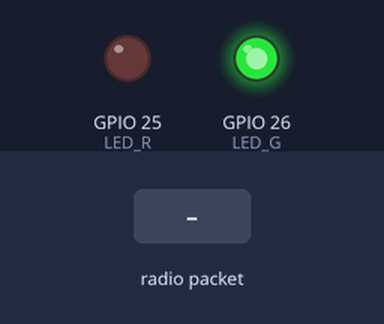
A sketch run on a simulated ESP32. Parts: output pins drawn as LEDs (lit = HIGH). The test bench sets the inputs (shaded band). WiFi joins after 1.5 s; servers stay silent unless stated; uploads are accepted with an empty reply; no radio packets arrive unless stated; what the sketch prints to the serial monitor is not drawn.

Above: at 3.0 s.
3.1 s: radio packet "1" arrives
At 4.0 s:
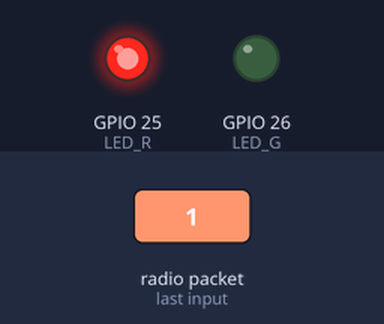
4.6 s: radio packet "0" arrives
At 5.2 s:
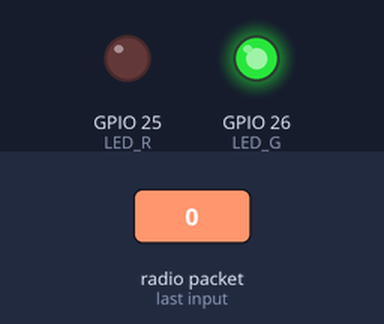
Timing chart, 0 to 7.6 s (numbered marks = the images above; inputs shaded):
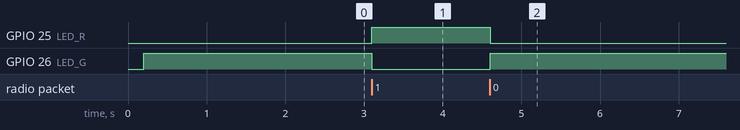

Measured:
- after the input at 3.1 s, GPIO 25 (LED_R): LOW → HIGH at once; GPIO 26 (LED_G): HIGH → LOW at once
- after the input at 4.6 s, GPIO 25 (LED_R): HIGH → LOW at once; GPIO 26 (LED_G): LOW → HIGH at once

The sketch:

RX.ino
```cpp
#include <SPI.h>
#include <LoRa.h>
#include <WiFi.h>
#include <WiFiClientSecure.h>

// --------- LoRa (SX1276/78) ----------
#define LORA_SS    5
#define LORA_RST   14
#define LORA_DIO0  2
const long LORA_FREQ = 915E6;    // CL/LatAm
// SPI por defecto ESP32: SCK=18, MISO=19, MOSI=23

// --------- WiFi ----------
const char* WIFI_SSID = "F.R.I.D.A.Y";
const char* WIFI_PASS = "T.Stark23";

// --------- Supabase ----------
const char* SUPABASE_HOST = "otnuagiyetnkaxbbxffh.supabase.co";
const int   SUPABASE_PORT = 443;
const char* SUPABASE_API_KEY = "eyJhbGciOiJIUzI1NiIsInR5cCI6IkpXVCJ9.eyJpc3MiOiJzdXBhYmFzZSIsInJlZiI6Im90bnVhZ2l5ZXRua2F4YmJ4ZmZoIiwicm9sZSI6ImFub24iLCJpYXQiOjE3NTc1NDA2NDAsImV4cCI6MjA3MzExNjY0MH0.xpU_RbG6zwyqRpkzxvYqQmLPChb4V49wjvHtFb4xIPE"; // anon key

const char* DEVICE_ID = "4bb61efc-6b58-4f75-b150-f3a8ed573bb3";  // UUID (verifica completo)

WiFiClientSecure https; // (no usado directamente; lo dejo por si lo necesitas)

// --------- LEDs (rojo/verde) ----------
const int LED_R = 25;
const int LED_G = 26;

// ================== Utilidades ==================
inline void setLed(bool ocupado) {
  // Asume conexión directa (HIGH=encendido). Ajusta según tu hardware.
  if (ocupado) { // Rojo
    digitalWrite(LED_R, HIGH);
    digitalWrite(LED_G, LOW);
  } else {       // Verde
    digitalWrite(LED_R, LOW);
    digitalWrite(LED_G, HIGH);
  }
}

void setupLeds() {
  pinMode(LED_R, OUTPUT);
  pinMode(LED_G, OUTPUT);
  setLed(false);
}

void setupLoRa() {
  SPI.begin(18, 19, 23, LORA_SS);          // SCK, MISO, MOSI, SS
  LoRa.setPins(LORA_SS, LORA_RST, LORA_DIO0);
  if (!LoRa.begin(LORA_FREQ)) {
    Serial.println("Error iniciando LoRa");
    while (1) delay(1000);
  }
  Serial.println("LoRa RX listo @915 MHz.");
}

void connectWiFi() {
  if (WiFi.status() == WL_CONNECTED) return;
  WiFi.mode(WIFI_STA);
  WiFi.begin(WIFI_SSID, WIFI_PASS);
  Serial.print("Conectando WiFi");
  unsigned long t0 = millis();
  while (WiFi.status() != WL_CONNECTED) {
    delay(400);
    Serial.print(".");
    if (millis() - t0 > 20000) {
      Serial.println("\nTimeout WiFi, reintentando...");
      WiFi.disconnect(true);
      WiFi.begin(WIFI_SSID, WIFI_PASS);
      t0 = millis();
    }
  }
  Serial.print("\nWiFi OK. IP: ");
  Serial.println(WiFi.localIP());
}

// ================== HTTP a Supabase ==================
bool postOcupado(bool ocupado) {
  // --- Diagnóstico DNS ---
  IPAddress ip;
  if (!WiFi.hostByName(SUPABASE_HOST, ip)) {
    Serial.println("[ERR] DNS no resolvió el host de Supabase");
    Serial.print("Host: "); Serial.println(SUPABASE_HOST);
    Serial.print("WiFi.status: "); Serial.println(WiFi.status());
    return false;
  }
  Serial.print("[OK] DNS -> "); Serial.println(ip.toString());

  // --- Abrir conexión TLS (una por petición) ---
  WiFiClientSecure cli;
  cli.setInsecure();               // para prototipo; en prod usa CA + NTP
  cli.setTimeout(12000);

  Serial.print("[TLS] Conectando a "); Serial.print(SUPABASE_HOST); Serial.print(":"); Serial.println(SUPABASE_PORT);
  if (!cli.connect(SUPABASE_HOST, SUPABASE_PORT)) {   // IMPORTANTE: usa el HOST, no la IP, para SNI
    Serial.println("[ERR] Fallo conectando TLS a Supabase (SNI/puerto/DNS/red)");
    Serial.print("RSSI: "); Serial.println(WiFi.RSSI());
    return false;
  }
  Serial.println("[TLS] Conectado");

  // --- Construir request ---
  const String path = "/rest/v1/rpc/set_estacionamiento_estado";
  String body = String("{\"p_device_id\":\"") + DEVICE_ID + "\"," +
                "\"p_ocupado\":" + (ocupado ? "true" : "false") + "," +
                "\"p_metodo\":0}";  // 0 = sensor

  String req =
      String("POST ") + path + " HTTP/1.1\r\n" +
      "Host: " + SUPABASE_HOST + "\r\n" +
      "apikey: " + SUPABASE_API_KEY + "\r\n" +
      "Authorization: Bearer " + SUPABASE_API_KEY + "\r\n" +
      "Accept: application/json\r\n" +
      "Content-Type: application/json\r\n" +
      "Content-Length: " + String(body.length()) + "\r\n" +
      "Connection: close\r\n\r\n" +
      body;

  cli.print(req);

  // --- Esperar respuesta ---
  unsigned long t0 = millis();
  while (cli.connected() && !cli.available()) {
    if (millis() - t0 > 12000) {
      Serial.println("[ERR] Timeout esperando headers HTTP");
      cli.stop();
      return false;
    }
    delay(10);
  }

  String status = cli.readStringUntil('\n');  // "HTTP/1.1 200 OK"
  Serial.print("[HTTP] "); Serial.println(status);

  // Leer headers hasta línea vacía
  String line;
  while (cli.connected()) {
    line = cli.readStringUntil('\n');
    if (line == "\r") break;
  }

  // (Opcional) ver body para debug
  // String resp = cli.readString(); Serial.println(resp);
  cli.stop();

  bool ok = (status.indexOf("200") > 0 || status.indexOf("201") > 0 || status.indexOf("204") > 0);
  if (!ok) Serial.println("[ERR] Supabase devolvió código no exitoso");
  return ok;
}

// ================== Arduino lifecycle ==================
void setup() {
  Serial.begin(115200);
  delay(200);
  setupLeds();
  setupLoRa();
  connectWiFi();
  Serial.println("RX listo: recibo '0'/'1' por LoRa y envío a Supabase.");
}

void loop() {
  int packetSize = LoRa.parsePacket();
  if (!packetSize) return;

  String payload;
  while (LoRa.available()) payload += (char)LoRa.read();
  payload.trim();

  if (payload.length() == 0) return;

  Serial.print("LoRa RX: \""); Serial.print(payload); Serial.println("\"");

  bool ocupado;
  if (payload[0] == '1')      ocupado = true;
  else if (payload[0] == '0') ocupado = false;
  else {
    Serial.print("Payload inválido: "); Serial.println(payload);
    return;
  }

  // LED local
  setLed(ocupado);

  // WiFi + POST a Supabase
  connectWiFi();
  bool ok = postOcupado(ocupado);
  Serial.println(ok ? "Upsert OK en Supabase." : "Upsert FALLÓ.");
}
```
